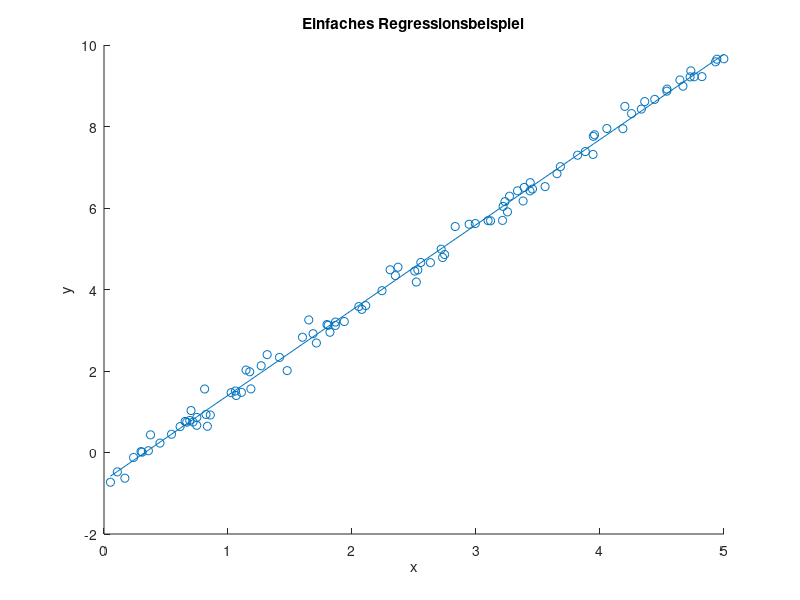

Recreate this plot in MATLAB. (Note: this script raises an error after producing the figure.)
%% Ein einfaches Beispiel für Regression 

func = @(x)  2.1*x - 0.75;
addNoise = @(x) x + 0.2 * randn(size(x)); 

%% Trainingsdaten erzeugen
nTrain = 100; 
xTrain = sort(5*rand(nTrain, 1)); 
yTrain = addNoise(func(xTrain));
scatter(xTrain, yTrain, 'DisplayName', 'Trainingsdaten'); 
xlabel('x'), ylabel('y'); 
t = 'Einfaches Regressionsbeispiel';
title(t);

%% Methode der kleinsten Quadrate
DTrain = [xTrain, ones(nTrain, 1)]; 
wb = linsolve(DTrain'*DTrain, DTrain'*yTrain); 
zTrain = DTrain*wb; 
hold on 
plot(xTrain, zTrain, ...
   'DisplayName', sprintf('Fit-Poly, Ordn, %i', size(DTrain,2)-1)); 
hold off;
legend('Location', 'NW'); 
MSETrain = mean( (zTrain-yTrain).^2 );
RMSETrain = sqrt(MSETrain);
title(t, sprintf('RMSE=%.2f', RMSETrain)); 

%% Analyse der Qualität des Modells
t = tiledlayout(2,1);
nexttile;
scatter(yTrain, zTrain);
hold on; 
plot(yTrain, yTrain, 'k', LineWidth=1);
hold off; 
xlabel("Zielgroessen"), ylabel("Vorhersage");
title("Vergleich Zielgroesse - Vorhersage");
% axis equal; 
nexttile;
scatter(1:nTrain, yTrain - zTrain);
xlabel("Index"), ylabel("Abweichungen")
title("Abweichungen")

%% Jetzt ein Beispiel für einen quadratischen Trend

func = @(x) - 0.2*x.^2 + 2.1*x - 0.75;

nTrain = 100; 
xTrain = sort(5*rand(nTrain, 1)); 
yTrain = addNoise(func(xTrain));
scatter(xTrain, yTrain, 'DisplayName', 'Trainingsdaten'); 
xlabel('x'), ylabel('y'); 
t = 'Einfaches Regressionsbeispiel';
title(t);

%% Methode der kleinsten Quadrate
DTrain = [xTrain, xTrain.^2, ones(nTrain, 1)]; 
wb = linsolve(DTrain'*DTrain, DTrain'*yTrain); 
zTrain = DTrain*wb; 
hold on 
plot(xTrain, zTrain, ...
   'DisplayName', sprintf('Fit-Poly, Ordn, %i', size(DTrain,2)-1)); 
hold off;
legend('Location', 'NW'); 
MSETrain = mean( (zTrain-yTrain).^2 );
RMSETrain = sqrt(MSETrain);
title(t, sprintf('RMSE=%.2f', RMSETrain)); 

%% Analyse der Qualität des Modells
t = tiledlayout(2,1);
nexttile;
scatter(yTrain, zTrain);
hold on; 
plot(yTrain, yTrain, 'k', LineWidth=1);
hold off; 
xlabel("Zielgroessen"), ylabel("Vorhersage");
title("Vergleich Zielgroesse - Vorhersage");
% axis equal; 
nexttile;
scatter(1:nTrain, yTrain - zTrain);
xlabel("Index"), ylabel("Abweichungen")
title("Abweichungen")